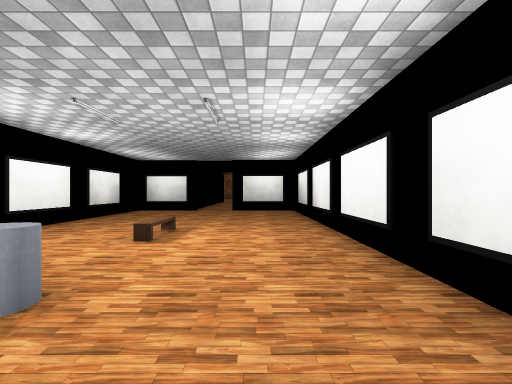
[1] (above)

20 first-person views from a walk through a 3-D level made in the Unity game engine. The camera is 1.4 m above the floor, looks level and sees 90° across. The floor is counted in squares, 2 m on a side. Each view is taken from the middle of a square. On the plan, view 1 faces up. The plan holds only what a view shows up to about 9 squares ahead; the rest is blank. The place goes on beyond the plan. The player character is not drawn. Some surface patterns are stand-ins.

[2]
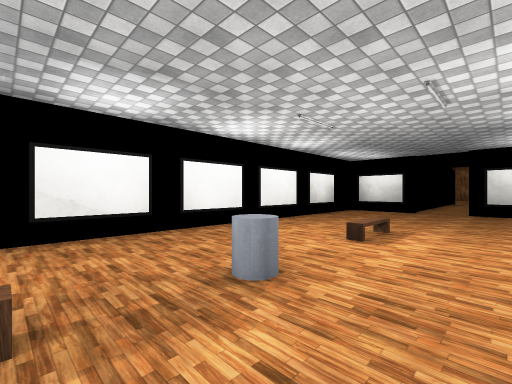

[3]
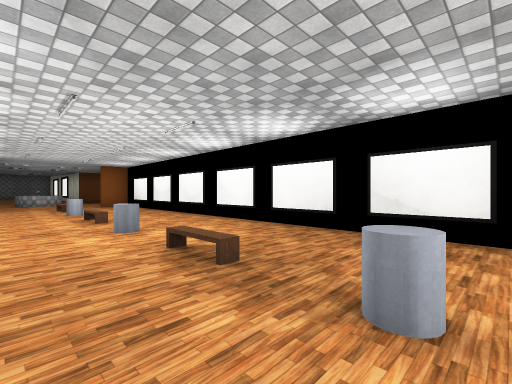

[4]
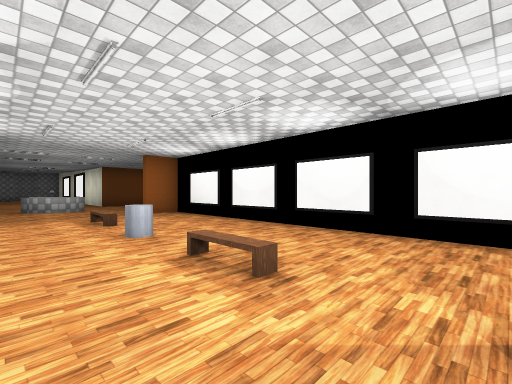

[5]
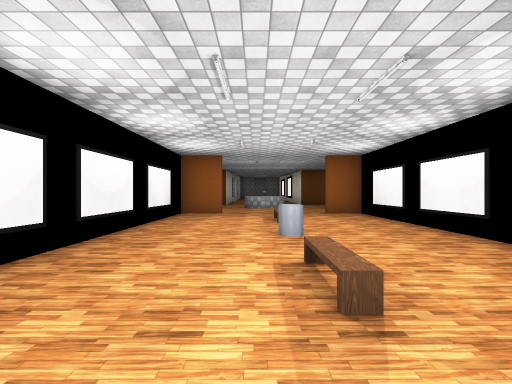

[6]
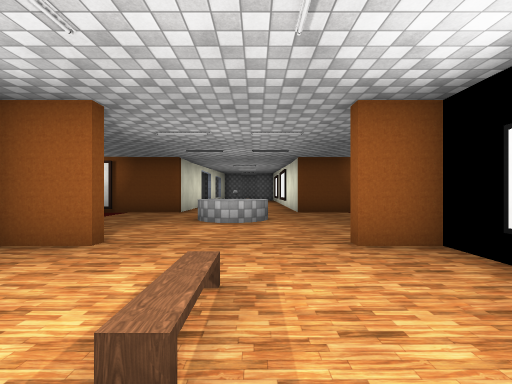

[7]
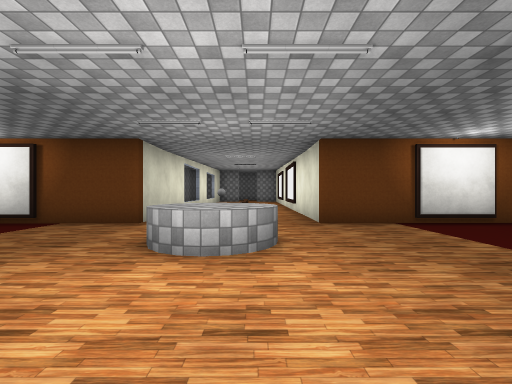

[8]
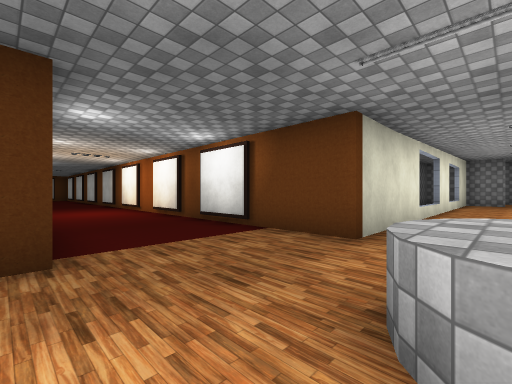

[9]
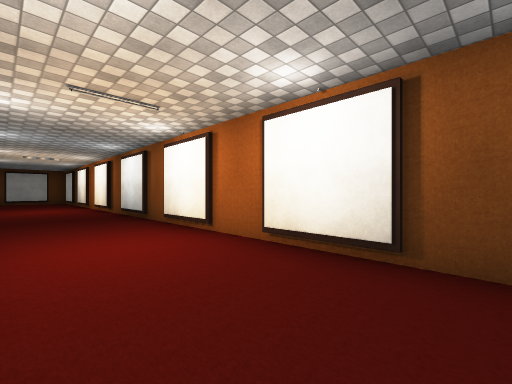

[10]
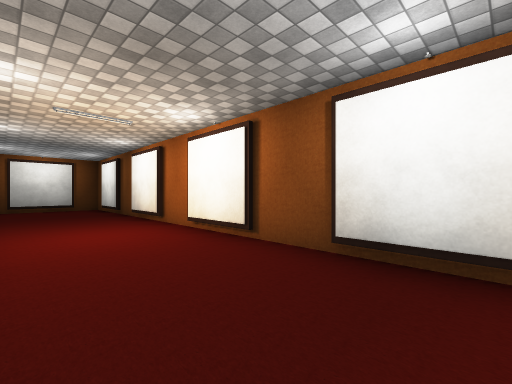

[11]
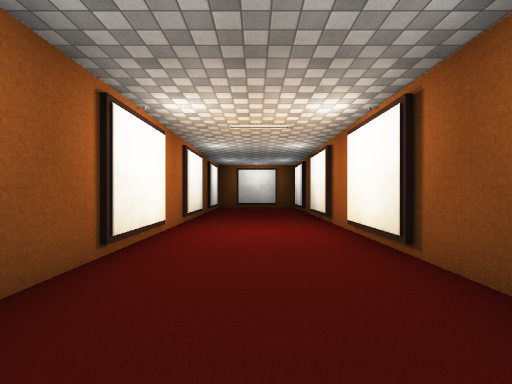

[12]
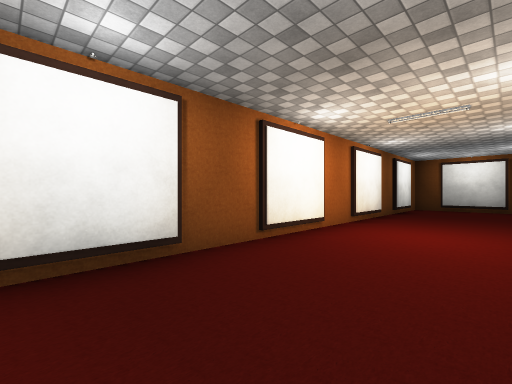

[13]
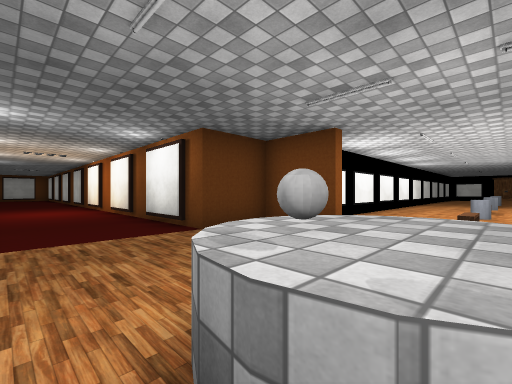

[14]
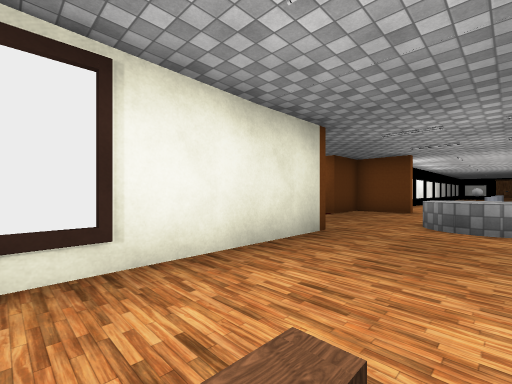

[15]
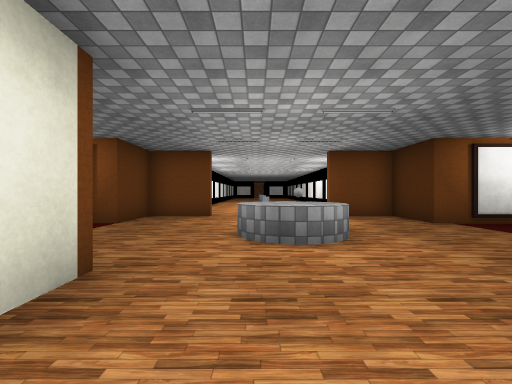

[16]
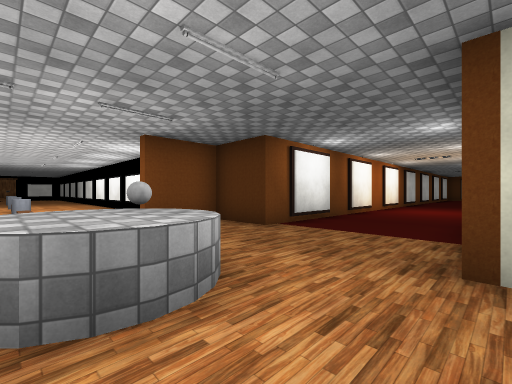

[17]
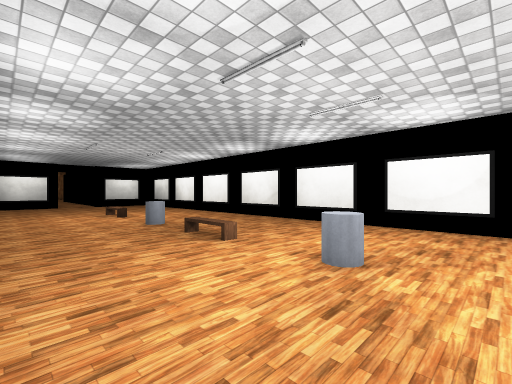

[18]
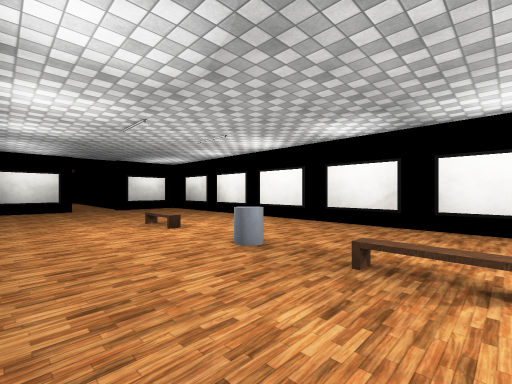

[19]
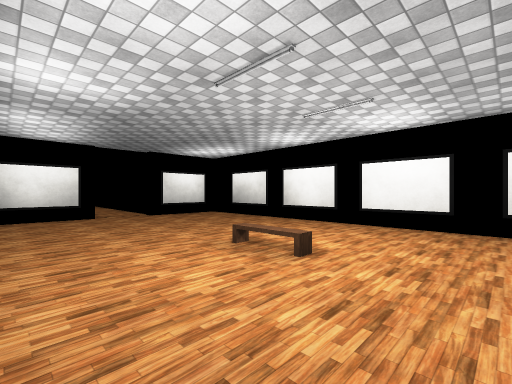

[20]
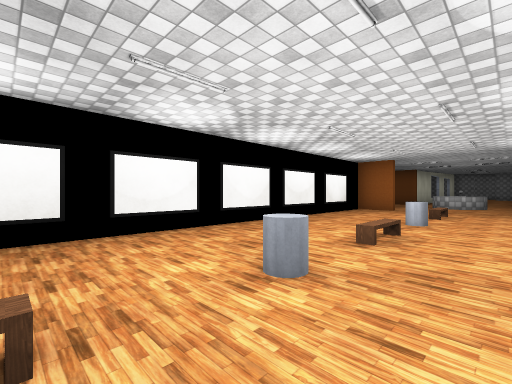

### Floor plan
Points are (right, up) in squares from view 1. A wall is a line through its corners. A room is listed if a view was taken in it or the views show most of it. See-through windows are left out.
Room 1 (views 1, 2, 3, 4, 5, 6, 7, 8, 9, 10, 11, 12, 13, 14, 15, 16, 17, 18, 19, 20)
walls: (1.4, -10.2) (1.4, 8.9); (0, -11.3) (1.5, -11.3); (-3.2, -11.6) (-5.1, -11.6) (-5.1, -13.4) (-11, -13.4); (-4.5, -11.3) (-3.2, -11.3); (7.2, -13.4) (1.9, -13.4) (1.9, -11.6) (0.1, -11.6); (-7.8, -16.7) (-3.5, -16.7) (-3.5, -21); (0.6, -20.4) (0.6, -16.7) (22.1, -16.7); (-3.4, -20.4) (-5.1, -20.4) (-5.1, -21); (-4.4, 8.2) (-4.4, -10.5); (1, 9.6) (-0.6, 9.6); (-2.5, 9.6) (-4, 9.6); (22.1, -13.4) (12, -13.4); (23.3, -16) (23.3, -14)
low walls: (-0.9, -13.9) (-0.6, -14.2); (0.6, -21.5) (0.6, -20.5)
objects: cylinder (-2, -7); cylinder (-2, -3); cylinder (-2, 2); other object (-1, -15)

Positions as (right, up) in squares from view 1, and headings:
1: (0, 0), facing up
2: (0, 0), facing up-left
3: (0, 2), facing down-left
4: (0, -3), facing down-left
5: (-1, -3), facing down
6: (-2, -8), facing down
7: (-2, -11), facing down
8: (-1, -13), facing down-right
9: (5, -14), facing down-right
10: (12, -14), facing down-right
11: (12, -15), facing right
12: (12, -16), facing up-right
13: (-1, -16), facing up-left
14: (-1, -21), facing up-left
15: (-2, -19), facing up
16: (-2, -17), facing up-right
17: (-4, -4), facing up-right
18: (-4, -1), facing up-right
19: (-4, 2), facing up-right
20: (-3, -1), facing down-right
